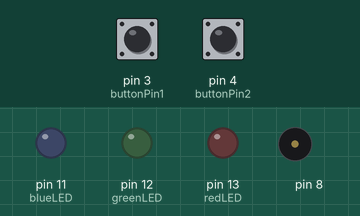
The sketch below on a simulated Arduino Uno, built with avr-gcc and run on an emulated ATmega328P. Shown: output pins drawn as LEDs (lit = HIGH), buzzer (waves = sounding). The test bench sets the inputs (shaded band); at power-on: pin 3 (buttonPin1) HIGH, pin 4 (buttonPin2) HIGH.

Above: at 1.2 s.
1.3 s: pin 3 (buttonPin1) pulled LOW for 0.15 s
At 1.37 s:
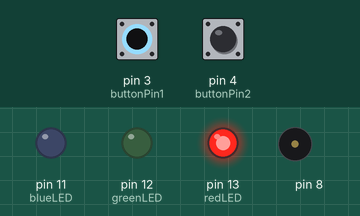
At 3.7 s:
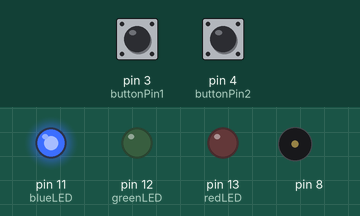
Timing chart, 0 to 10.3 s (numbered marks = the images above; inputs shaded):
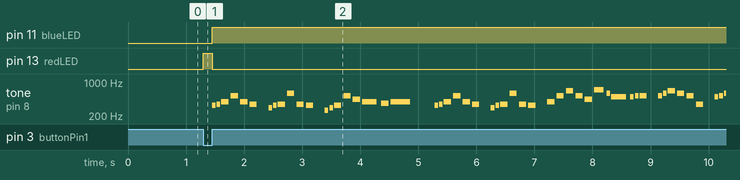

Measured:
- after the input at 1.3 s, pin 11 (blueLED): LOW → HIGH after 0.15 s; pin 13 (redLED): LOW → HIGH at once, → LOW 0.15 s later; tone on pin 8: plays 330 Hz for 0.06 s, 349 Hz for 0.06 s, 392 Hz for 0.13 s, 523 Hz for 0.13 s, 392 Hz for 0.13 s, 349 Hz for 0.13 s … (52 notes in this stretch), starting after 0.15 s

The sketch:

OnAGloriousDayInOctobor.ino
```cpp
#include "pitches.h"

int redLED = 13;
int greenLED = 12;
int blueLED = 11;

int buttonPin1 = 3;
int buttonPin2 = 4;

int melody[] = {
  NOTE_E4, NOTE_F4,
  NOTE_G4, NOTE_C5, NOTE_G4, NOTE_F4, 0, NOTE_D4, NOTE_E4,
  NOTE_F4, NOTE_D5, NOTE_F4, NOTE_E4, 0, NOTE_C4, NOTE_D4,
  NOTE_E4, NOTE_C5, NOTE_A4, NOTE_G4, NOTE_FS4,
  NOTE_G4, 0, NOTE_E4, NOTE_F4,
  NOTE_G4, NOTE_C5, NOTE_G4, NOTE_F4, 0, NOTE_D4, NOTE_E4,
  NOTE_F4, NOTE_D5, NOTE_F4, NOTE_E4, 0, NOTE_G4,
  NOTE_C5, NOTE_E5, NOTE_C5, NOTE_A4, NOTE_F5, NOTE_D5,
  NOTE_B4, NOTE_B4, NOTE_C5, NOTE_C5, 0, NOTE_C5, NOTE_D5,
  NOTE_E5, NOTE_D5, NOTE_C5, NOTE_F4, 0, NOTE_B4, NOTE_C5,
  NOTE_D5, NOTE_C5, NOTE_B4, NOTE_E4, 0, NOTE_A4, NOTE_B4,
  NOTE_C5, NOTE_C5, NOTE_B4, NOTE_A4,
  NOTE_B4, 0, NOTE_C5, NOTE_D5,
  NOTE_E5, NOTE_D5, NOTE_C5, NOTE_F4, 0, NOTE_B4, NOTE_C5,
  NOTE_D5, NOTE_C5, NOTE_D5, NOTE_E5, 0, NOTE_D5, NOTE_E5,
  NOTE_F5, NOTE_E5, NOTE_D5, NOTE_C5, NOTE_D5, NOTE_B4,
  NOTE_C5, 0

};

int noteDurations[] = {
  16,16,
  8,8,8,8,8,16,16,
  8,8,8,8,8,16,16,
  8,8,8,4,8,
  3,4,16,16,
  8,8,8,8,8,16,16,
  8,8,8,8,8,8,
  8,8,8,8,6,16,
  4,16,16,8,8,16,16,
  8,8,8,8,8,16,16,
  6,16,8,8,8,16,16,
  4,8,4,8,
  3,4,16,16,
  8,8,8,8,8,16,16,
  6,16,8,8,8,16,16,
  6,16,8,8,8,8,
  3,4
};

void setup() {
  pinMode(redLED, OUTPUT);
  pinMode(greenLED, OUTPUT);
  pinMode(blueLED, OUTPUT);
  pinMode(buttonPin1, INPUT_PULLUP);
  pinMode(buttonPin2, INPUT_PULLUP);
}

void music() {
  for (int i = 0; i < 95; i++) {
    int noteDuration = 1000 / noteDurations[i];
    tone(8, melody[i], noteDuration);
    int pauseBetweenNotes = noteDuration * 1.30;
    delay(pauseBetweenNotes);
    noTone(8);
  }
}

void loop() {
  if (digitalRead(buttonPin1) == LOW) {
    while (digitalRead(buttonPin1) == LOW) {
      digitalWrite(redLED, HIGH);
    }
    digitalWrite(redLED, LOW);
    digitalWrite(blueLED, HIGH);
    music();
    digitalWrite(blueLED, LOW);
  }
  if (digitalRead(buttonPin2) == LOW) {
    digitalWrite(greenLED, HIGH);
    while (digitalRead(buttonPin1) == LOW) {
      // Keep the green LED on as long as the button is pressed
    }
    digitalWrite(greenLED, LOW);
  }
}
```

pitches.h
```cpp
#define NOTE_B0 31
#define NOTE_C1 33
#define NOTE_CS1 35
#define NOTE_D1 37
#define NOTE_DS1 39
#define NOTE_E1 41
#define NOTE_F1 44
#define NOTE_FS1 46
#define NOTE_G1 49
#define NOTE_GS1 52
#define NOTE_A1 55
#define NOTE_AS1 58
#define NOTE_B1 62
#define NOTE_C2 65
#define NOTE_CS2 69
#define NOTE_D2 73
#define NOTE_DS2 78
#define NOTE_E2 82
#define NOTE_F2 87
#define NOTE_FS2 93
#define NOTE_G2 98
#define NOTE_GS2 104
#define NOTE_A2 110
#define NOTE_AS2 117
#define NOTE_B2 123
#define NOTE_C3 131
#define NOTE_CS3 139
#define NOTE_D3 147
#define NOTE_DS3 156
#define NOTE_E3 165
#define NOTE_F3 175
#define NOTE_FS3 185
#define NOTE_G3 196
#define NOTE_GS3 208
#define NOTE_A3 220
#define NOTE_AS3 233
#define NOTE_B3 247
#define NOTE_C4 262
#define NOTE_CS4 277
#define NOTE_D4 294
#define NOTE_DS4 311
#define NOTE_E4 330
#define NOTE_F4 349
#define NOTE_FS4 370
#define NOTE_G4 392
#define NOTE_GS4 415
#define NOTE_A4 440
#define NOTE_AS4 466
#define NOTE_B4 494
#define NOTE_C5 523
#define NOTE_CS5 554
#define NOTE_D5 587
#define NOTE_DS5 622
#define NOTE_E5 659
#define NOTE_F5 698
#define NOTE_FS5 740
#define NOTE_G5 784
#define NOTE_GS5 831
#define NOTE_A5 880
#define NOTE_AS5 932
#define NOTE_B5 988
#define NOTE_C6 1047
#define NOTE_CS6 1109
#define NOTE_D6 1175
#define NOTE_DS6 1245
#define NOTE_E6 1319
#define NOTE_F6 1397
#define NOTE_FS6 1480
#define NOTE_G6 1568
#define NOTE_GS6 1661
#define NOTE_A6 1760
#define NOTE_AS6 1865
#define NOTE_B6 1976
#define NOTE_C7 2093
#define NOTE_CS7 2217
#define NOTE_D7 2349
#define NOTE_DS7 2489
#define NOTE_E7 2637
#define NOTE_F7 2794
#define NOTE_FS7 2960
#define NOTE_G7 3136
#define NOTE_GS7 3322
#define NOTE_A7 3520
#define NOTE_AS7 3729
#define NOTE_B7 3951
#define NOTE_C8 4186
#define NOTE_CS8 4435
#define NOTE_D8 4699
#define NOTE_DS8 4978
```
